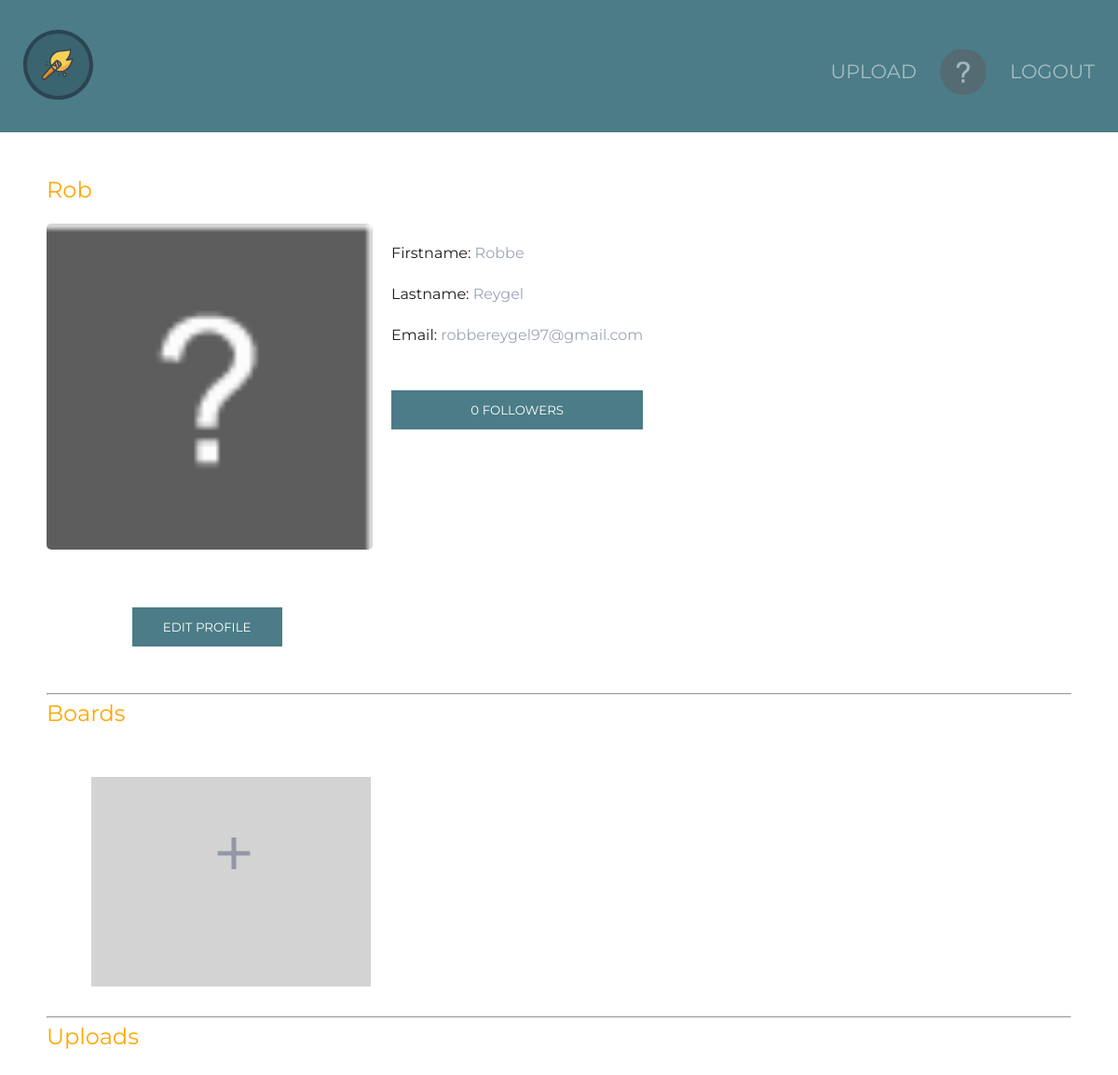
The page /profile.php?id=38 (signed in) on the database its author committed.
### tables this page shows
CREATE TABLE `users` (
  `id` int(11) NOT NULL,
  `email` varchar(200) NOT NULL,
  `firstname` varchar(200) NOT NULL,
  `lastname` varchar(200) NOT NULL,
  `image` varchar(200) NOT NULL,
  `password` varchar(200) NOT NULL,
  `username` varchar(200) NOT NULL
);

### classes/Profile.class.php (called while the page is built, shortened)
<?php
class Profile
{
    private $userId;
    public function setUserId($userId)
    {
        $this->userId = $userId;
    }
    public function Profile(){
        $conn = Db::getInstance();
        $stment = $conn->prepare("SELECT * FROM users WHERE id = :id");
        $stment->bindValue(':id', $this->userId);
        $stment->execute();
        $use = $stment->fetchAll(PDO::FETCH_ASSOC);
        return $use;
    }
    public function CountFollowers(){
        $conn = Db::getInstance();
        $statement = $conn->prepare("select count(*) as followers from following where userid = :id");
        $statement->bindvalue(":id", $_SESSION['id']);
        $statement->execute();
        $res = $statement->fetch();
        return $res;
    }
}

### profile.php (the view, shortened to what this page needs)
<?php
    try{
        $userid = $_GET['id'];
        $profile = new Profile();
        $profile->setUserId($userid);
        $use = $profile->Profile();
        $followers = $profile->CountFollowers();
    } catch (Exception $e) {
        echo $e->getMessage();
    }
?><!doctype html>
<html lang="en">
<head>
    <link rel="stylesheet" href="css/reset.css">
    <link rel="stylesheet" href="css/nav.css">
    <link rel="stylesheet" href="css/style.css">
</head>
<body>
<?php include_once("nav.inc.php")?>
<div id="container">
    <div id="user">
        <?php foreach ($use as $u): ?>
            <h2><?php echo htmlspecialchars($u['username'])?></h2>
            <div class="user_layout">
                <img src="<?php echo htmlspecialchars($u['image'])?>" alt="<?php echo htmlspecialchars($u['username'])?>">
                <div class="info_layout">
                    <div class="info">
                        <h3>Firstname: <span class="grayText"><?php echo htmlspecialchars($u['firstname'])?></span></h3>
                    </div>
                    <div class="info">
                        <h3>Lastname: <span class="grayText"><?php echo htmlspecialchars($u['lastname'])?></span></h3>
                    </div>
                    <div class="info">
                        <h3>Email: <span class="grayText"><?php echo htmlspecialchars($u['email'])?></span></h3>
                    </div>
                    <button id="followers"><?php echo $followers['followers'] . " followers";?></button>
                </div>
            </div>
        <?php endforeach;?>
    </div>
    <?php if($_SESSION['id'] == $userid): ?>
        <form action="updateProfile.php" style="background-color: transparent;">
            <button type="submit" value="link" id="update" style="margin-left: 75px;" class="<?php echo htmlspecialchars($user)?>" href="updateProfile.php">EDIT PROFILE</button>
        </form>
    <?php endif; ?>
    <hr>
    <div>
        <h2>Boards</h2>
        <div id="boards">
            <?php if($_SESSION['id'] == $userid): ?>
            <a href="newBoard.php" class="<?php echo htmlspecialchars($user)?>">
                <div id="add" class="board <?php echo htmlspecialchars($user)?>">
                    <h3>+</h3>
                </div>
            </a>
            <?php endif; ?>
        </div>
    </div>
    <hr>
    <div>
        <h2>Uploads</h2>
    </div>
</div>
</body>
</html>

### nav.inc.php (shortened to what this page needs)
<?php
try{
    $sessionId = $_SESSION['id'];
    $profiler = new Profile();
    $profiler->setUserId($sessionId);
    $user = $profiler->Profile();
} catch (Exception $e) {
    echo $e->getMessage();
}
?>
<div id="navigatie">
    <a href="index.php">
        <img src="images/spark_logo.svg" alt="spark_logo" class="logo">
    </a>
    <nav>
        <span class="nav_text"><a href="upload.php">Upload</a></span>
            <a href="profile.php?id=<?php echo htmlspecialchars($_SESSION['id']);?>">
                <?php foreach ($user as $profile): ?>
                    <img src="<?php echo htmlspecialchars($profile['image'])?>" alt="<?php echo htmlspecialchars($profile['username'])?>" class="profile_icon">
                <?php endforeach;?>
            </a>
        <span class="nav_text"><a href="logout.php">Logout</a></span>
    </nav>
</div>

### css/nav.css (style rules this page uses)
#navigatie { background-color: #4b7c87; padding: 2em 0 0 0; padding-bottom: 2em; }
.logo { width: 10%; margin-left: 45%; margin-right: 45%; margin-bottom: 10px; }
.profile_icon { display: none; }
nav { display: flex; justify-content: center; width: 100%; font-size: 1em; }
nav a { margin-left: 10px; margin-right: 10px; }
nav a:link, nav a:visited, nav a:hover, nav a:active { color: white; text-decoration: none; text-transform: uppercase; opacity: 0.5; }
@media only screen and (min-width: 690px) { nav { float: right; justify-content: flex-end; width: 85%; font-size: 1.3em; margin-top: 20px; } }
@media only screen and (min-width: 690px) { nav a { margin-left: 0; margin-right: 25px; } }
@media only screen and (min-width: 690px) { .nav_text { margin-top: 15px; } }
@media only screen and (min-width: 690px) { .logo { width: 75px; margin-left: 25px; margin-right: 0; margin-bottom: 0; } }
@media only screen and (min-width: 690px) { .profile_icon { display: block; width: 50px; border-radius: 100px; } }

### css/style.css (style rules this page uses)
* { box-sizing: border-box; font-family: 'Montserrat', sans-serif; }
body { font-family: 'Montserrat', sans-serif; color: #201D1E; box-sizing: border-box; }
#container { width: 80%; margin: auto; margin-top: 50px; margin-bottom: 50px; line-height: 24px; height: 200px; }
#container form { background-color: #e9e9e9; padding-left: 1.5%; padding-right: 1.5%; padding-top: 15px; padding-bottom: 15px; }
@media only screen and (min-width: 1200px) { #container { width: 1100px; } }
h1,h2,p { color: white; }
h2 { font-size: 1.5em; padding-bottom: 1em; }
.form label,input, button, p { display: block; }
button { background-color: #4b7c87; border: 0; padding: 1em 2.5em; margin: 2em 0; text-transform: uppercase; color: white; cursor: pointer; }
#user { margin-bottom: 20px; }
#user img { max-height: 350px; max-width: 350px; min-height: 350px; min-width: 350px; margin: auto; border-radius: 5px; }
.user_layout { display: flex; justify-content: center; flex-direction: column; }
.info_layout { margin-top: 20px; display: flex; flex-direction: column; }
.info { display: flex; flex-direction: row; margin-bottom: 20px; }
.grayText { color: #9da5b6; }
@media only screen and (min-width: 750px) { .user_layout { display: flex; justify-content: flex-start; flex-direction: row; } }
@media only screen and (min-width: 750px) { #user img { margin: 0; } }
@media only screen and (min-width: 750px) { .info_layout { margin-left: 20px; } }
#boards { display: flex; flex-direction: row; margin: 0.5em 1.5em; }
.board { height: 225px; width: 300px; background-color: lightgray; margin: 1.5em; padding: 1em; }
#add * { font-size: 5em; width: 40px; margin: auto; margin-top: 20%; }
#boards a { text-decoration: none; color: #9397a6; }
#boards { display: flex; flex-direction: row; flex-wrap: wrap; }
h2 { color: orange; }

### rows shown on the page
users: image (placeholder picture), username "Rob", firstname "Robbe", lastname "Reygel", email "robbereygel97@gmail.com", followers "0"
